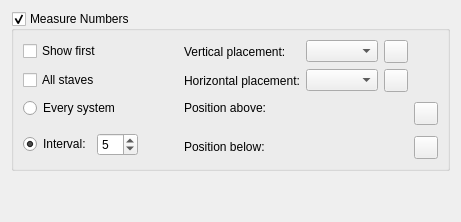
      <widget class="QWidget" name="PageMeasureNumbers">
       <layout class="QVBoxLayout" name="verticalLayout_44">
        <item>
         <widget class="QGroupBox" name="showMeasureNumber">
          <property name="title">
           <string>Measure Numbers</string>
          </property>
          <property name="checkable">
           <bool>true</bool>
          </property>
          <property name="checked">
           <bool>true</bool>
          </property>
          <layout class="QGridLayout" name="gridLayout_47">
           <item row="1" column="4">
            <widget class="QToolButton" name="resetMeasureNumberHPlacement">
             <property name="icon">
              <iconset resource="musescore.qrc">
               <normaloff>:/data/icons/edit-reset.svg</normaloff>:/data/icons/edit-reset.svg</iconset>
             </property>
            </widget>
           </item>
           <item row="4" column="0" rowspan="2">
            <layout class="QHBoxLayout" name="horizontalLayout_8">
             <item>
              <widget class="QRadioButton" name="showIntervalMeasureNumber">
               <property name="text">
                <string>Interval:</string>
               </property>
               <property name="checked">
                <bool>true</bool>
               </property>
              </widget>
             </item>
             <item>
              <widget class="QSpinBox" name="intervalMeasureNumber">
               <property name="minimum">
                <number>1</number>
               </property>
               <property name="value">
                <number>5</number>
               </property>
              </widget>
             </item>
            </layout>
           </item>
           <item row="1" column="2">
            <widget class="QLabel" name="label_93">
             <property name="text">
              <string>Horizontal placement:</string>
             </property>
            </widget>
           </item>
           <item row="0" column="4">
            <widget class="QToolButton" name="resetMeasureNumberVPlacement">
             <property name="icon">
              <iconset resource="musescore.qrc">
               <normaloff>:/data/icons/edit-reset.svg</normaloff>:/data/icons/edit-reset.svg</iconset>
             </property>
            </widget>
           </item>
           <item row="2" column="3" rowspan="3" colspan="2">
            <widget class="Ms::OffsetSelect" name="measureNumberPosAbove" native="true"/>
           </item>
           <item row="2" column="5" rowspan="3">
            <widget class="QToolButton" name="resetMeasureNumberPosAbove">
             <property name="toolTip">
              <string>Reset to default</string>
             </property>
             <property name="accessibleName">
              <string>Reset 'Position above' value</string>
             </property>
             <property name="text">
              <string notr="true"/>
             </property>
             <property name="icon">
              <iconset resource="musescore.qrc">
               <normaloff>:/data/icons/edit-reset.svg</normaloff>:/data/icons/edit-reset.svg</iconset>
             </property>
            </widget>
           </item>
           <item row="0" column="3">
            <widget class="QComboBox" name="measureNumberVPlacement"/>
           </item>
           <item row="5" column="5">
            <widget class="QToolButton" name="resetMeasureNumberPosBelow">
             <property name="toolTip">
              <string>Reset to default</string>
             </property>
             <property name="accessibleName">
              <string>Reset 'Position below' value</string>
             </property>
             <property name="text">
              <string notr="true"/>
             </property>
             <property name="icon">
              <iconset resource="musescore.qrc">
               <normaloff>:/data/icons/edit-reset.svg</normaloff>:/data/icons/edit-reset.svg</iconset>
             </property>
            </widget>
           </item>
           <item row="1" column="3">
            <widget class="QComboBox" name="measureNumberHPlacement"/>
           </item>
           <item row="0" column="2">
            <widget class="QLabel" name="label_921">
             <property name="text">
              <string>Vertical placement:</string>
             </property>
            </widget>
           </item>
           <item row="5" column="2">
            <widget class="QLabel" name="label_181">
             <property name="sizePolicy">
              <sizepolicy hsizetype="Fixed" vsizetype="Fixed">
               <horstretch>0</horstretch>
               <verstretch>0</verstretch>
              </sizepolicy>
             </property>
             <property name="text">
              <string>Position below:</string>
             </property>
             <property name="alignment">
              <set>Qt::AlignLeading|Qt::AlignLeft|Qt::AlignVCenter</set>
             </property>
            </widget>
           </item>
           <item row="2" column="1" rowspan="2">
            <spacer name="horizontalSpacer_18">
             <property name="orientation">
              <enum>Qt::Horizontal</enum>
             </property>
             <property name="sizeHint" stdset="0">
              <size>
               <width>40</width>
               <height>20</height>
              </size>
             </property>
            </spacer>
           </item>
           <item row="0" column="0">
            <widget class="QCheckBox" name="showFirstMeasureNumber">
             <property name="text">
              <string>Show first</string>
             </property>
            </widget>
           </item>
           <item row="1" column="0">
            <widget class="QCheckBox" name="showAllStavesMeasureNumber">
             <property name="text">
              <string>All staves</string>
             </property>
            </widget>
           </item>
           <item row="2" column="0">
            <widget class="QRadioButton" name="showEverySystemMeasureNumber">
             <property name="text">
              <string>Every system</string>
             </property>
            </widget>
           </item>
           <item row="5" column="3" colspan="2">
            <widget class="Ms::OffsetSelect" name="measureNumberPosBelow" native="true"/>
           </item>
           <item row="2" column="2">
            <widget class="QLabel" name="label_182">
             <property name="sizePolicy">
              <sizepolicy hsizetype="Fixed" vsizetype="Fixed">
               <horstretch>0</horstretch>
               <verstretch>0</verstretch>
              </sizepolicy>
             </property>
             <property name="text">
              <string>Position above:</string>
             </property>
             <property name="alignment">
              <set>Qt::AlignLeading|Qt::AlignLeft|Qt::AlignVCenter</set>
             </property>
            </widget>
           </item>
          </layout>
         </widget>
        </item>
        <item>
         <spacer name="verticalSpacer_27">
          <property name="orientation">
           <enum>Qt::Vertical</enum>
          </property>
          <property name="sizeHint" stdset="0">
           <size>
            <width>20</width>
            <height>40</height>
           </size>
          </property>
         </spacer>
        </item>
       </layout>
      </widget>
